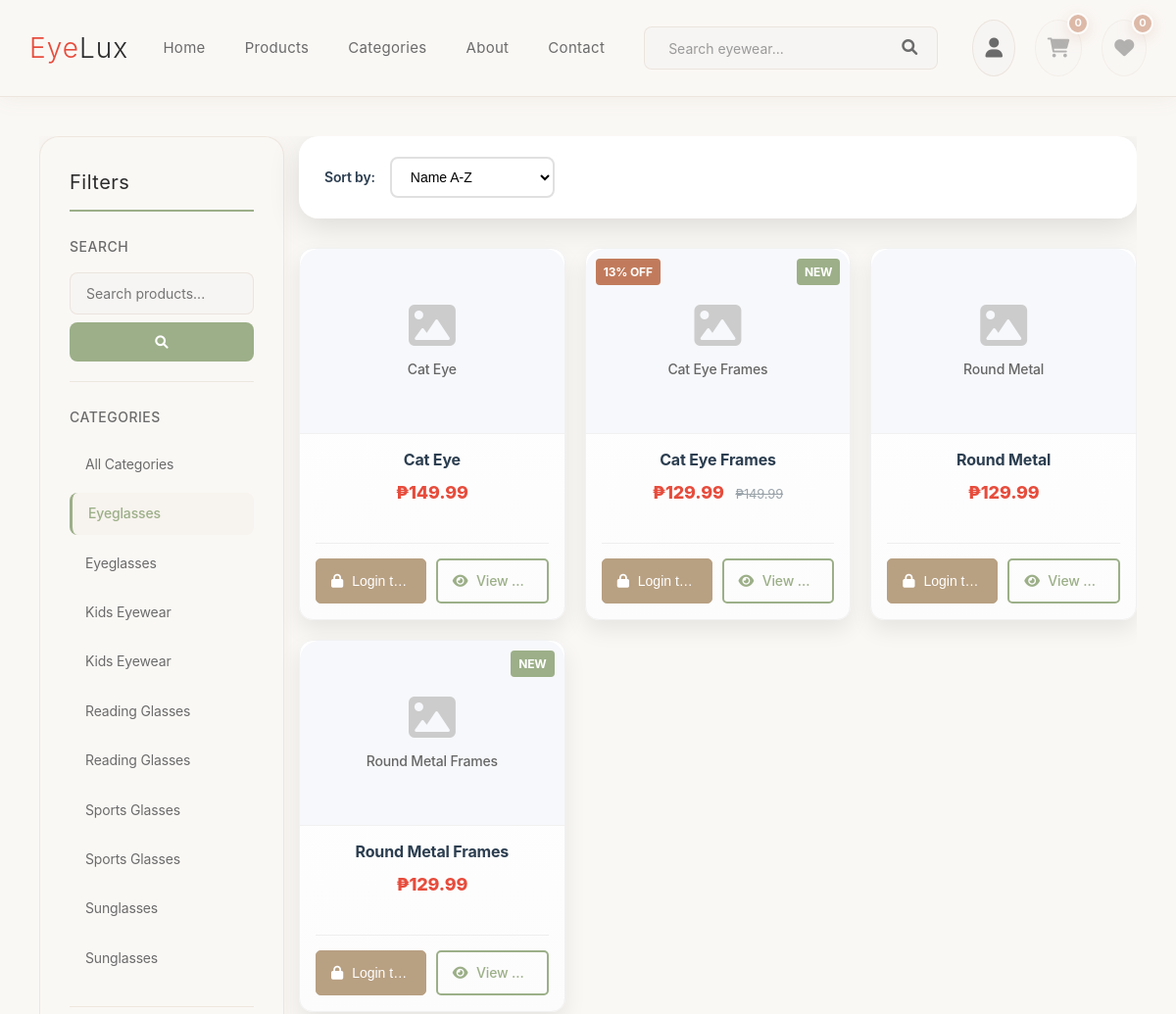
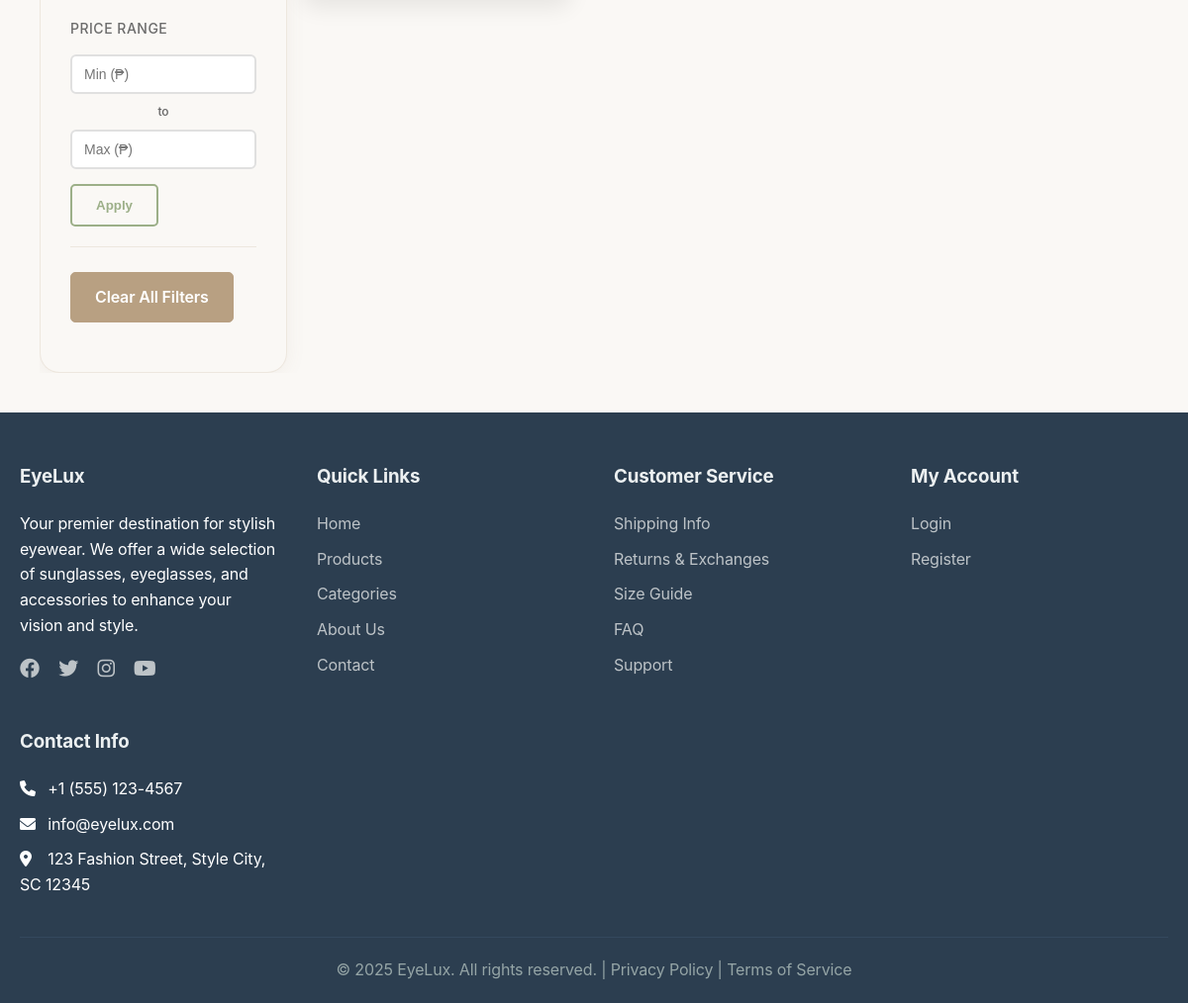
The app's page /products.php?category=2 with its own data (2 pictures, top to bottom).
### tables this page shows
CREATE TABLE `categories` (
  `category_id` int(11) NOT NULL AUTO_INCREMENT,
  `category_name` varchar(100) NOT NULL,
  `description` text DEFAULT NULL,
  `image_url` varchar(255) DEFAULT NULL,
  `created_at` timestamp NOT NULL DEFAULT current_timestamp(),
  `is_active` tinyint(1) DEFAULT 1,
  PRIMARY KEY (`category_id`)
);

CREATE TABLE `products` (
  `product_id` int(11) NOT NULL AUTO_INCREMENT,
  `category_id` int(11) DEFAULT NULL,
  `product_name` varchar(255) NOT NULL,
  `description` text DEFAULT NULL,
  `price` decimal(10,2) NOT NULL,
  `sale_price` decimal(10,2) DEFAULT NULL,
  `stock_quantity` int(11) DEFAULT 0,
  `sku` varchar(50) DEFAULT NULL,
  `brand` varchar(100) DEFAULT NULL,
  `model` varchar(100) DEFAULT NULL,
  `color` varchar(50) DEFAULT NULL,
  `size` varchar(20) DEFAULT NULL,
  `material` varchar(100) DEFAULT NULL,
  `gender` enum('unisex','men','women','kids') DEFAULT NULL,
  `image_url` varchar(255) DEFAULT NULL,
  `additional_images` longtext DEFAULT NULL CHECK (json_valid(`additional_images`)),
  `specifications` longtext DEFAULT NULL CHECK (json_valid(`specifications`)),
  `is_featured` tinyint(1) DEFAULT 0,
  `is_new_arrival` tinyint(1) DEFAULT 0,
  `rating` decimal(3,2) DEFAULT 0.00,
  `review_count` int(11) DEFAULT 0,
  `sales_count` int(11) DEFAULT 0,
  `created_at` timestamp NOT NULL DEFAULT current_timestamp(),
  `updated_at` timestamp NOT NULL DEFAULT current_timestamp() ON UPDATE current_timestamp(),
  `is_active` tinyint(1) DEFAULT 1,
  PRIMARY KEY (`product_id`),
  UNIQUE KEY `sku` (`sku`),
  KEY `idx_products_category` (`category_id`),
  KEY `idx_products_featured` (`is_featured`),
  KEY `idx_products_price` (`price`),
  KEY `idx_products_new_arrival` (`is_new_arrival`),
  KEY `idx_products_rating` (`rating`),
  KEY `idx_products_active` (`is_active`),
  CONSTRAINT `products_ibfk_1` FOREIGN KEY (`category_id`) REFERENCES `categories` (`category_id`)
);

### includes/functions.php (called while the page is built, shortened)
<?php
require_once 'includes/database.php';
function sanitizeInput($input) {
    return htmlspecialchars(trim($input), ENT_QUOTES, 'UTF-8');
}
function formatPrice($price) {
    return '₱' . number_format($price, 2);
}
function getAllCategories() {
    $db = Database::getInstance();
    return $db->fetchAll("SELECT * FROM categories WHERE is_active = 1 ORDER BY category_name");
}
function searchProducts($query, $category_id = null, $min_price = null, $max_price = null, $sort = 'name', $limit = 20, $offset = 0) {
    $db = Database::getInstance();
    $sql = "SELECT p.*, c.category_name FROM products p
            LEFT JOIN categories c ON p.category_id = c.category_id
            WHERE p.is_active = 1";
    $params = [];
    if ($category_id) {
        $sql .= " AND p.category_id = ?";
        $params[] = $category_id;
    }
    switch ($sort) {
        default:
            $sql .= " ORDER BY p.product_name ASC";
    }
    $sql .= " LIMIT ? OFFSET ?";
    $params[] = $limit;
    $params[] = $offset;
    return $db->fetchAll($sql, $params);
}
function isLoggedIn() {
    return isset($_SESSION['user_id']) && !empty($_SESSION['user_id']);
}
?>

### includes/database.php (called while the page is built, shortened)
<?php
class Database {
    private static $instance = null;
    private $pdo;
    private function __construct() {
        try {
            $dsn = "mysql:host=" . DB_HOST . ";dbname=" . DB_NAME . ";charset=utf8mb4";
            $this->pdo = new PDO($dsn, DB_USER, DB_PASS);
            $this->pdo->setAttribute(PDO::ATTR_ERRMODE, PDO::ERRMODE_EXCEPTION);
            $this->pdo->setAttribute(PDO::ATTR_DEFAULT_FETCH_MODE, PDO::FETCH_ASSOC);
            $this->pdo->setAttribute(PDO::ATTR_EMULATE_PREPARES, false);
        } catch (PDOException $e) {
            die("Database connection failed: " . $e->getMessage());
        }
    }
    public static function getInstance() {
        if (self::$instance === null) {
            self::$instance = new self();
        }
        return self::$instance;
    }
    public function query($sql, $params = []) {
        try {
            $stmt = $this->pdo->prepare($sql);
            $stmt->execute($params);
            return $stmt;
        } catch (PDOException $e) {
            throw new Exception("Database query failed: " . $e->getMessage());
        }
    }
    public function fetchAll($sql, $params = []) {
        $stmt = $this->query($sql, $params);
        return $stmt->fetchAll();
    }
}
?>

### products.php (the view, shortened to what this page needs)
<?php
require_once 'includes/header.php';
$search_query = sanitizeInput($_GET['q'] ?? '');
$category_id = (int)($_GET['category'] ?? 0);
$min_price = !empty($_GET['min_price']) ? (float)$_GET['min_price'] : null;
$max_price = !empty($_GET['max_price']) ? (float)$_GET['max_price'] : null;
$sort = sanitizeInput($_GET['sort'] ?? 'name');
$page = max(1, (int)($_GET['page'] ?? 1));
$per_page = 12;
$offset = ($page - 1) * $per_page;
$categories = getAllCategories();
$products = searchProducts($search_query, $category_id, $min_price, $max_price, $sort, $per_page, $offset);
?>
<main>
    <div class="container">
        <div class="products-page">
            <div class="products-layout">
                <aside class="filters-sidebar">
                    <div class="filters-section">
                        <h3>Filters</h3>
                        <div class="filter-group">
                            <h4>Search</h4>
                            <form method="GET" action="products.php" class="search-form">
                                <input type="text" name="q" placeholder="Search products..."
                                       value="<?php echo htmlspecialchars($search_query); ?>">
                                <button type="submit"><i class="fas fa-search"></i></button>
                            </form>
                        </div>
                        <div class="filter-group">
                            <h4>Categories</h4>
                            <ul class="filter-list">
                                <li>
                                    <a href="products.php<?php echo $search_query ? '?q=' . urlencode($search_query) : ''; ?>"
                                       class="<?php echo !$category_id ? 'active' : ''; ?>">
                                        All Categories
                                    </a>
                                </li>
                                <?php foreach ($categories as $category): ?>
                                <li>
                                    <a href="products.php?category=<?php echo $category['category_id']; ?><?php echo $search_query ? '&q=' . urlencode($search_query) : ''; ?>"
                                       class="<?php echo $category_id == $category['category_id'] ? 'active' : ''; ?>">
                                        <?php echo htmlspecialchars($category['category_name']); ?>
                                    </a>
                                </li>
                                <?php endforeach; ?>
                            </ul>
                        </div>
                        <div class="filter-group">
                            <h4>Price Range</h4>
                            <form method="GET" action="products.php" class="price-form" id="price-form">
                                <div class="price-inputs">
                                    <input type="number" name="min_price" placeholder="Min (₱)"
                                           value="<?php echo $min_price; ?>" min="0" step="0.01"
                                           id="min-price" onchange="validatePriceRange()">
                                    <span>to</span>
                                    <input type="number" name="max_price" placeholder="Max (₱)"
                                           value="<?php echo $max_price; ?>" min="0" step="0.01"
                                           id="max-price" onchange="validatePriceRange()">
                                </div>
                                <button type="submit" class="btn btn-outline" id="price-submit">Apply</button>
                            </form>
                        </div>
                        <div class="filter-group">
                            <a href="products.php" class="btn btn-secondary">Clear All Filters</a>
                        </div>
                    </div>
                </aside>
                <div class="products-main">
                    <div class="products-toolbar">
                        <div class="sort-options">
                            <label for="sort">Sort by:</label>
                            <form method="GET" action="products.php" id="sort-form">
                                <select name="sort" id="sort" onchange="this.form.submit()">
                                    <option value="name" <?php echo $sort === 'name' ? 'selected' : ''; ?>>Name A-Z</option>
                                </select>
                            </form>
                        </div>
                    </div>
                    <?php if (empty($products)): ?>
                        <div class="no-products">
                            <div class="no-products-icon">
                                <i class="fas fa-search"></i>
                            </div>
                            <h3>No products found</h3>
                            <p>We couldn't find any products matching your criteria.</p>
                            <?php if ($search_query || $category_id || $min_price !== null || $max_price !== null): ?>
                                <div class="no-products-suggestions">
                                    <p><strong>Try these suggestions:</strong></p>
                                    <ul>
                                        <?php if ($search_query): ?>
                                            <li>Check your spelling</li>
                                            <li>Try different keywords</li>
                                        <?php endif; ?>
                                        <?php if ($min_price !== null || $max_price !== null): ?>
                                            <li>Adjust your price range</li>
                                        <?php endif; ?>
                                        <li>Browse all categories</li>
                                        <li>Remove some filters</li>
                                    </ul>
                                </div>
                            <?php endif; ?>
                            <div class="no-products-actions">
                                <a href="products.php" class="btn btn-primary">View All Products</a>
                                <a href="categories.php" class="btn btn-outline">Browse Categories</a>
                            </div>
                        </div>
                    <?php else: ?>
                        <div class="product-grid">
                            <?php foreach ($products as $product): ?>
                            <div class="product-card">
                                <a href="product.php?id=<?php echo $product['product_id']; ?>" class="product-image">
                                    <?php if ($product['image_url'] && !empty($product['image_url'])): ?>
                                        <img src="<?php echo htmlspecialchars($product['image_url']); ?>"
                                             alt="<?php echo htmlspecialchars($product['product_name']); ?>"
                                             onerror="this.style.display='none'; this.nextElementSibling.style.display='flex';">
                                        <div class="no-image" style="display: none;">
                                            <i class="fas fa-image"></i>
                                            <span><?php echo htmlspecialchars($product['product_name']); ?></span>
                                        </div>
                                    <?php else: ?>
                                        <div class="no-image">
                                            <i class="fas fa-image"></i>
                                            <span><?php echo htmlspecialchars($product['product_name']); ?></span>
                                        </div>
                                    <?php endif; ?>
                                    <?php if ($product['sale_price'] && $product['sale_price'] < $product['price']): ?>
                                        <div class="sale-badge">
                                            <?php
                                            $discount = round((($product['price'] - $product['sale_price']) / $product['price']) * 100);
                                            echo $discount;
                                            ?>% OFF
                                        </div>
                                    <?php endif; ?>
                                    <?php if (!empty($product['is_new_arrival'])): ?>
                                        <div class="new-badge">NEW</div>
                                    <?php endif; ?>
                                </a>
                                <div class="product-info">
                                    <h3 class="product-name">
                                        <a href="product.php?id=<?php echo $product['product_id']; ?>">
                                            <?php echo htmlspecialchars($product['product_name']); ?>
                                        </a>
                                    </h3>
                                    <div class="product-price">
                                        <?php if ($product['sale_price'] && $product['sale_price'] < $product['price']): ?>
                                            <span class="sale-price"><?php echo formatPrice($product['sale_price']); ?></span>
                                            <span class="original-price"><?php echo formatPrice($product['price']); ?></span>
                                        <?php else: ?>
                                            <?php echo formatPrice($product['price']); ?>
                                        <?php endif; ?>
                                    </div>
                                    <div class="product-actions">
                                        <?php if ((int)$product['stock_quantity'] > 0): ?>
                                            <?php if (isLoggedIn()): ?>
                                                <button type="button" class="btn btn-primary add-to-cart-btn" onclick="addToCartAjax(<?php echo $product['product_id']; ?>)">
                                                    <i class="fas fa-shopping-cart"></i> Add to Cart
                                                </button>
                                            <?php else: ?>
                                                <button type="button" class="btn btn-warning" onclick="showLoginPrompt()">
                                                    <i class="fas fa-lock"></i> Login to Add
                                                </button>
                                            <?php endif; ?>
                                        <?php else: ?>
                                            <button type="button" class="btn btn-secondary" disabled>
                                                <i class="fas fa-times"></i> Out of Stock
                                            </button>
                                        <?php endif; ?>
                                        <a class="btn btn-outline" href="product.php?id=<?php echo $product['product_id']; ?>">
                                            <i class="fas fa-eye"></i> View Details
                                        </a>
                                    </div>
                                </div>
                            </div>
                            <?php endforeach; ?>
                        </div>
                    <?php endif; ?>
                </div>
            </div>
        </div>
    </div>
</main>
<?php require_once 'includes/footer.php'; ?>

### records on screen
categories: category_name "Eyeglasses"
categories: category_name "Eyeglasses"
categories: category_name "Kids Eyewear"
categories: category_name "Kids Eyewear"
categories: category_name "Reading Glasses"
categories: category_name "Reading Glasses"
categories: category_name "Sports Glasses"
categories: category_name "Sports Glasses"
categories: category_name "Sunglasses"
categories: category_name "Sunglasses"
products: product_name "Cat Eye", price "₱149.99", stock_quantity "Login t…"
products: product_name "Cat Eye Frames", discount "13", is_new_arrival "NEW", sale_price "₱129.99", price "₱149.99", stock_quantity "Login t…"
products: product_name "Round Metal", price "₱129.99", stock_quantity "Login t…"
products: product_name "Round Metal Frames", is_new_arrival "NEW", price "₱129.99", stock_quantity "Login t…"
